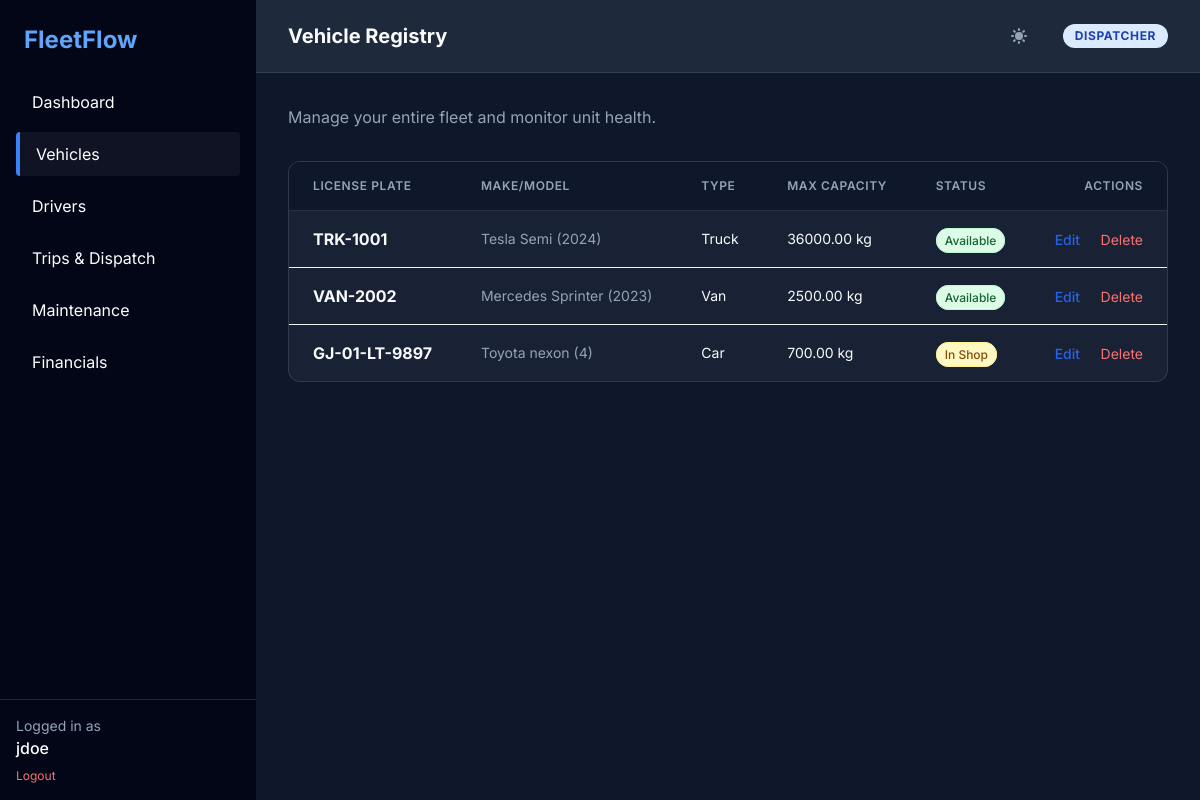
/vehicles/ (signed in), run on the app's committed database.
### app/models.py (models this page shows)
class Vehicle(db.Model):
    __tablename__ = 'vehicles'
    id = db.Column(db.Integer, primary_key=True)
    license_plate = db.Column(db.String(20), unique=True, nullable=False)
    make = db.Column(db.String(50), nullable=False)
    model = db.Column(db.String(50), nullable=False)
    year = db.Column(db.Integer, nullable=False)
    type = db.Column(db.String(20), nullable=False)
    max_capacity_kg = db.Column(db.Numeric(10, 2), nullable=False)
    current_odometer = db.Column(db.Integer, default=0)
    status = db.Column(db.Enum(VehicleStatus, native_enum=False), default=VehicleStatus.AVAILABLE)
    acquisition_cost = db.Column(db.Numeric(15, 2), nullable=False)
    is_deleted = db.Column(db.Boolean, default=False)
    created_at = db.Column(db.DateTime, default=datetime.utcnow)

### app/blueprints/vehicles.py (the view)
@vehicles_bp.route('/')
@login_required
def index():
    vehicles = Vehicle.query.filter_by(is_deleted=False).all()
    return render_template('vehicles/index.html', vehicles=vehicles)

### app/utils/rbac.py (called while the page is built)
def login_required(f):
    @wraps(f)
    def decorated_function(*args, **kwargs):
        if 'user_id' not in session:
            flash('Please log in to access this page.', 'warning')
            return redirect(url_for('auth.login'))
        return f(*args, **kwargs)
    return decorated_function

### app/templates/vehicles/index.html (shortened to what this page needs)
{% extends "base.html" %}
{% block title %}Vehicle Registry{% endblock %}
{% block content %}
<div class="flex justify-between items-center mb-8">
    <p class="text-gray-500">Manage your entire fleet and monitor unit health.</p>
</div>
<div class="bg-white rounded-xl shadow-sm border border-gray-100 overflow-hidden">
    <table class="w-full text-left">
        <thead class="bg-gray-50 border-b border-gray-100">
            <tr class="text-gray-500 text-xs uppercase tracking-wider">
                <th class="px-6 py-4 font-semibold">License Plate</th>
                <th class="px-6 py-4 font-semibold">Make/Model</th>
                <th class="px-6 py-4 font-semibold">Type</th>
                <th class="px-6 py-4 font-semibold">Max Capacity</th>
                <th class="px-6 py-4 font-semibold">Status</th>
                <th class="px-6 py-4 font-semibold text-right">Actions</th>
            </tr>
        </thead>
        <tbody class="divide-y divide-gray-100">
            {% for vehicle in vehicles %}
            <tr class="hover:bg-gray-50 transition">
                <td class="px-6 py-4 font-bold text-gray-900">{{ vehicle.license_plate }}</td>
                <td class="px-6 py-4 text-sm text-gray-600">{{ vehicle.make }} {{ vehicle.model }} ({{ vehicle.year }})</td>
                <td class="px-6 py-4 text-sm">{{ vehicle.type }}</td>
                <td class="px-6 py-4 text-sm">{{ vehicle.max_capacity_kg }} kg</td>
                <td class="px-6 py-4">
                    {% set status = vehicle.status.value if vehicle.status.value is defined else vehicle.status %}
                    {% if status == 'Available' %}
                        <span class="px-2 py-1 bg-green-100 text-green-800 rounded-full text-xs font-medium border border-green-200">Available</span>
                    {% elif status == 'On Trip' %}
                        <span class="px-2 py-1 bg-blue-100 text-blue-800 rounded-full text-xs font-medium border border-blue-200">On Trip</span>
                    {% elif status == 'In Shop' %}
                        <span class="px-2 py-1 bg-yellow-100 text-yellow-800 rounded-full text-xs font-medium border border-yellow-200">In Shop</span>
                    {% else %}
                        <span class="px-2 py-1 bg-red-100 text-red-800 rounded-full text-xs font-medium border border-red-200">Suspended</span>
                    {% endif %}
                </td>
                <td class="px-6 py-4 text-right">
                    <a href="{{ url_for('vehicles.edit', id=vehicle.id) }}" class="text-blue-600 hover:text-blue-900 text-sm font-medium mr-4">Edit</a>
                    <button class="text-red-400 hover:text-red-600 text-sm">Delete</button>
                </td>
            </tr>
            {% else %}
            <tr>
                <td colspan="6" class="px-6 py-10 text-center text-gray-500">
                    No vehicles found in the registry.
                </td>
            </tr>
            {% endfor %}
        </tbody>
    </table>
</div>
{% endblock %}

### app/static/css/theme.css (style rules this page uses)
:root { --bg-main: #f8fafc; --bg-sidebar: #0f172a; --bg-header: #ffffff; --bg-surface: #ffffff; --text-main: #0f172a; --text-muted: #64748b; --text-inverse: #f8fafc; --nav-active-bg: rgba(255, 255, 255, 0.1); --nav-active-border: #3b82f6; --card-bg: #ffffff; --card-border: rgba(0, 0, 0, 0.05); --card-shadow: 0 4px 6px -1px rgba(0, 0, 0, 0.1), 0 2px 4px -1px rgba(0, 0, 0, 0.06); --glass-bg: rgba(255, 255, 255, 0.8); --glass-border: rgba(255, 255, 255, 0.2); --primary: #3b82f6; --primary-hover: #2563eb; --accent: #6366f1; --status-on-duty-bg: rgba(16, 185, 129, 0.1); --status-on-duty-text: #059669; --status-on-trip-bg: rgba(245, 158, 11, 0.1); --status-on-trip-text: #d97706; --status-off-duty-bg: rgba(100, 116, 139, 0.1); --status-off-duty-text: #64748b; --status-suspended-bg: rgba(239, 68, 68, 0.1); --status-suspended-text: #dc2626; }
[data-theme='dark'] { --bg-main: #0f172a; --bg-sidebar: #020617; --bg-header: #1e293b; --bg-surface: #1e293b; --text-main: #f8fafc; --text-muted: #94a3b8; --text-inverse: #0f172a; --nav-active-bg: rgba(255, 255, 255, 0.05); --nav-active-border: #3b82f6; --card-bg: rgba(30, 41, 59, 0.7); --card-border: rgba(255, 255, 255, 0.1); --card-shadow: 0 20px 25px -5px rgba(0, 0, 0, 0.3), 0 10px 10px -5px rgba(0, 0, 0, 0.2); --glass-bg: rgba(30, 41, 59, 0.7); --glass-border: rgba(255, 255, 255, 0.1); --primary: #3b82f6; --primary-hover: #60a5fa; --accent: #818cf8; --status-on-duty-bg: rgba(52, 211, 153, 0.1); --status-on-duty-text: #34d399; --status-on-trip-bg: rgba(251, 191, 36, 0.1); --status-on-trip-text: #fbbf24; --status-off-duty-bg: rgba(148, 163, 184, 0.1); --status-off-duty-text: #94a3b8; --status-suspended-bg: rgba(248, 113, 113, 0.1); --status-suspended-text: #f87171; }
.bg-white { background-color: var(--card-bg) !important; }
.bg-gray-50, .bg-slate-50, .bg-slate-100 { background-color: var(--bg-main) !important; }
.text-gray-900, .text-gray-800, .text-slate-900, .text-slate-800, .text-slate-700 { color: var(--text-main) !important; }
.text-gray-700, .text-gray-600, .text-gray-500, .text-gray-400, .text-slate-600, .text-slate-500, .text-slate-400 { color: var(--text-muted) !important; }
.border-gray-50, .border-gray-100, .border-gray-200, .border-slate-100, .border-slate-200, .border-slate-700 { border-color: var(--card-border) !important; }
.divide-gray-100, .divide-gray-200, .divide-slate-100, .divide-slate-700 { border-color: var(--card-border) !important; }
body { transition: background-color 0.3s ease, color 0.3s ease; background-color: var(--bg-main); color: var(--text-main); }

### app/templates/base.html (style rules this page uses)
body { font-family: 'Inter', sans-serif; }

### data on the page
Vehicle: license_plate "TRK-1001", make "Tesla", model "Semi", year "2024", type "Truck", max_capacity_kg "36000.00", shows "Available"
Vehicle: license_plate "VAN-2002", make "Mercedes", model "Sprinter", year "2023", type "Van", max_capacity_kg "2500.00", shows "Available"
Vehicle: license_plate "GJ-01-LT-9897", make "Toyota", model "nexon", year "4", type "Car", max_capacity_kg "700.00", shows "In Shop"

### other printed values
{{ session.get('username', 'User') }} "jdoe"
{{ session.get('role', 'Viewer') }} "DISPATCHER"
